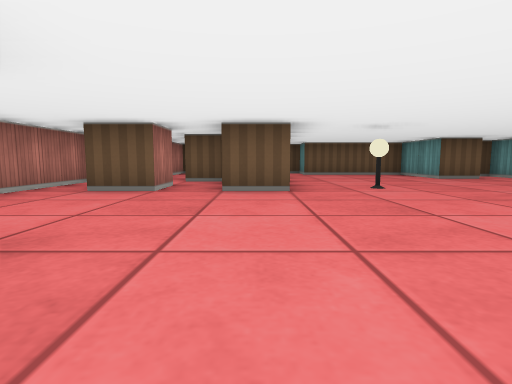
View 1 (above)

18 first-person views from a walk through a cub3D maze. The camera is about half as high as the walls, tilts 6° down and sees 80° across. The floor is counted in squares. Each view is taken from the middle of a square. On the plan, view 1 faces up. The plan holds only what a view shows up to about 9 squares ahead; the rest is blank.

View 2
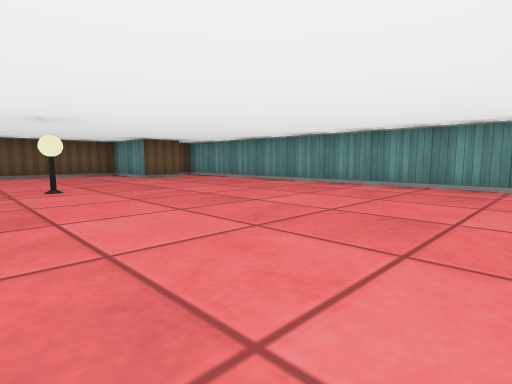

View 3
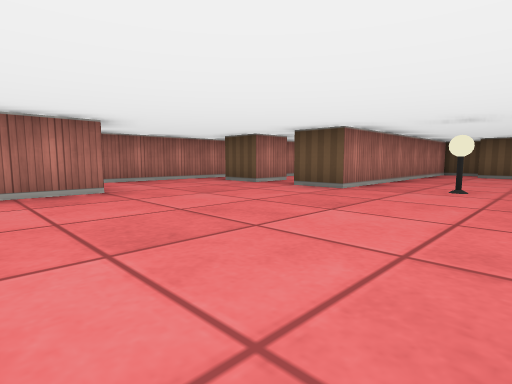

View 4
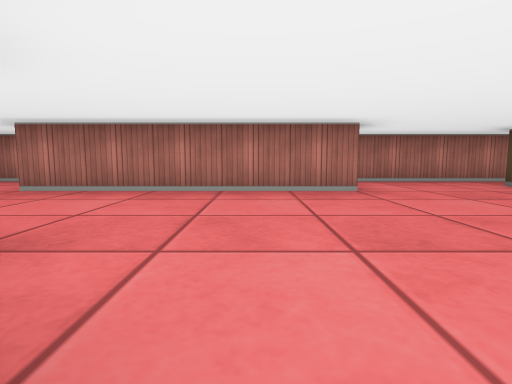

View 5
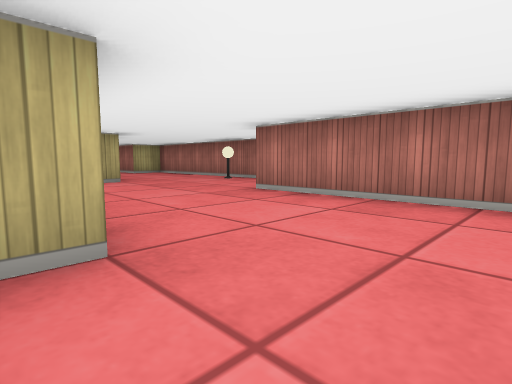

View 6
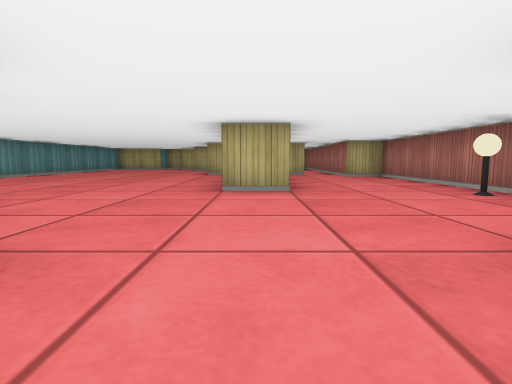

View 7
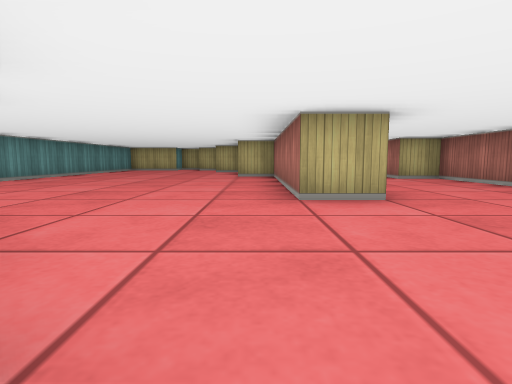

View 8
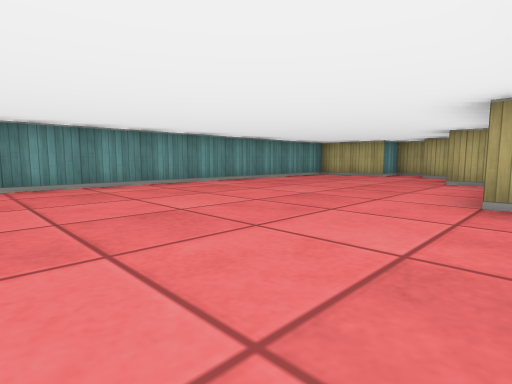

View 9
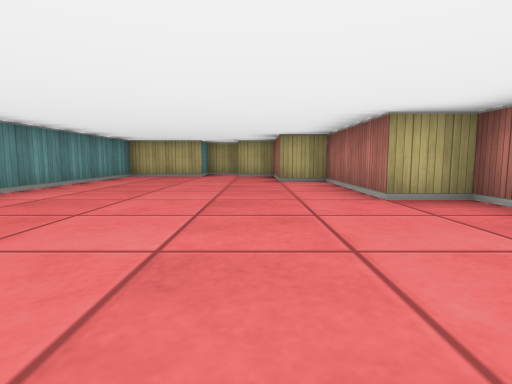

View 10
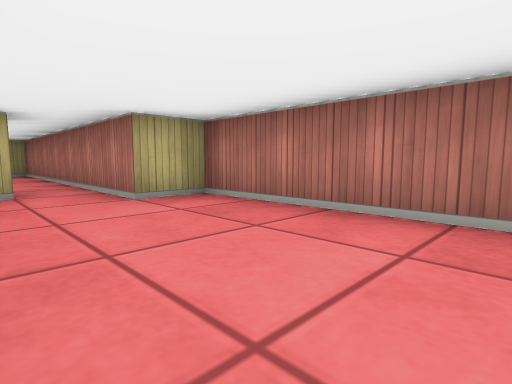

View 11
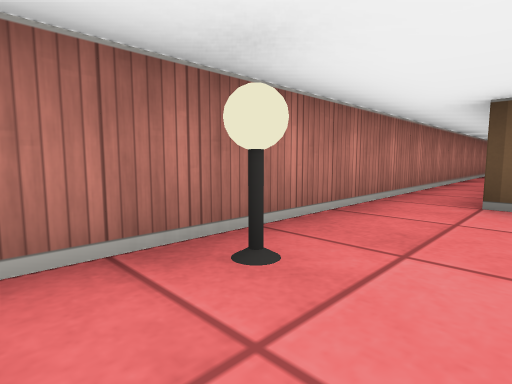

View 12
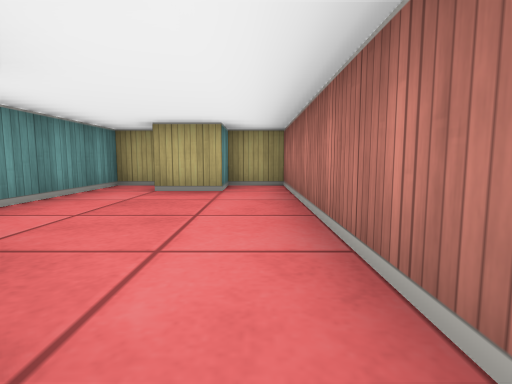

View 13
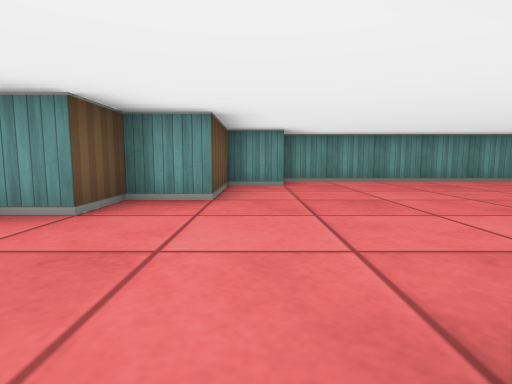

View 14
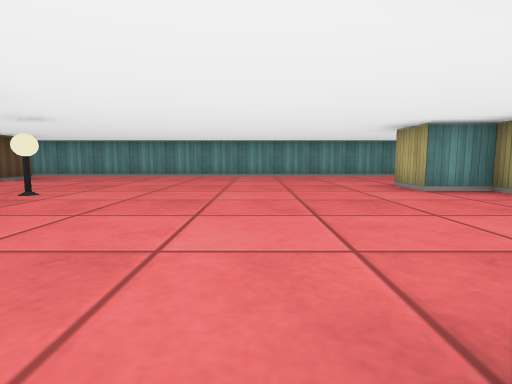

View 15
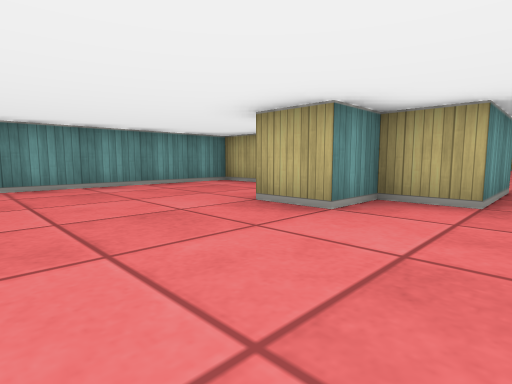

View 16
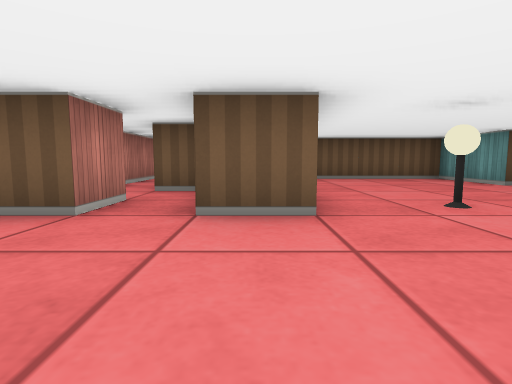

View 17
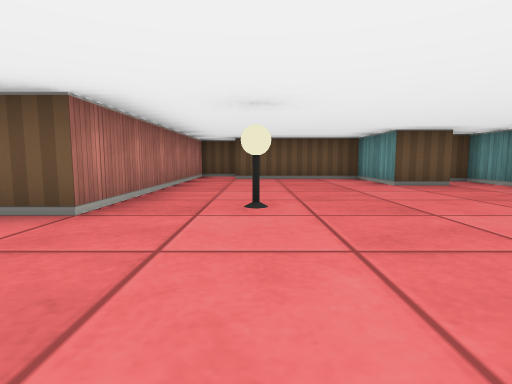

View 18
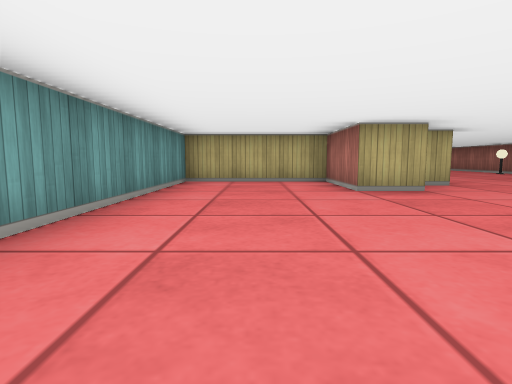

### Floor plan
Ten units are one square. View 1 is at (0, 0); x grows to the right and y downward. Boxes are objects, and circles mark ways between rooms. Rooms are numbered by the first view taken in them; rooms with no view inside come last. Other rooms are left out.
<svg viewBox="-40 -110 110 290">
<path fill="none" stroke="#000" d="M15 35 15 15 25 15 25 5 35 5 35 25 65 25 65 -85 61 -85M-6 65 5 65 5 115 15 115 15 145 25 145 25 165 35 165M-15 -16 -15 35M55 65 55 55 35 55 35 45 25 45 25 39M-15 -55 -15 -45 -25 -45M-6 -65 -15 -65M-35 -64 -35 105 -25 105 -25 115M56 -75 45 -75 45 -95 15 -95M-25 -95 -25 -66M15 -105 5 -105 5 -45 -5 -45M38 175 45 175 45 165 65 165 65 65M-2 175 5 175 5 149M-25 115 -25 175 -15 175 -15 165 -5 165"/>
<rect x="-35" y="55" width="10" height="10" fill="#bbb"><title>lamp</title></rect>
<rect x="15" y="-55" width="10" height="10" fill="#bbb"><title>lamp</title></rect>
<circle cx="-20" cy="120" r="3" fill="#2a7"/>
<text x="10" y="30">1</text>
<text x="-10" y="150">2</text>
</svg>
Room 1 opens to room 2.

Where each view was taken, in squares from view 1:
view 1: 0 up, 0 right, facing up
view 2: 0 up, 1 right, facing up-right
view 3: 0 up, 3 right, facing up-left
view 4: 0 up, 3 right, facing left
view 5: 0 up, 2 right, facing down-left
view 6: 2 down, 0 right, facing down
view 7: 3 down, 1 right, facing down
view 8: 8 down, 1 right, facing down-right
view 9: 8 down, 3 right, facing down
view 10: 7 down, 1 left, facing down-left
view 11: 7 down, 2 left, facing up-left
view 12: 12 down, 2 left, facing down
view 13: 6 down, 0 right, facing right
view 14: 2 up, 2 left, facing right
view 15: 2 up, 1 right, facing down-right
view 16: 2 up, 0 right, facing up
view 17: 2 up, 2 right, facing up
view 18: 4 up, 5 right, facing down
